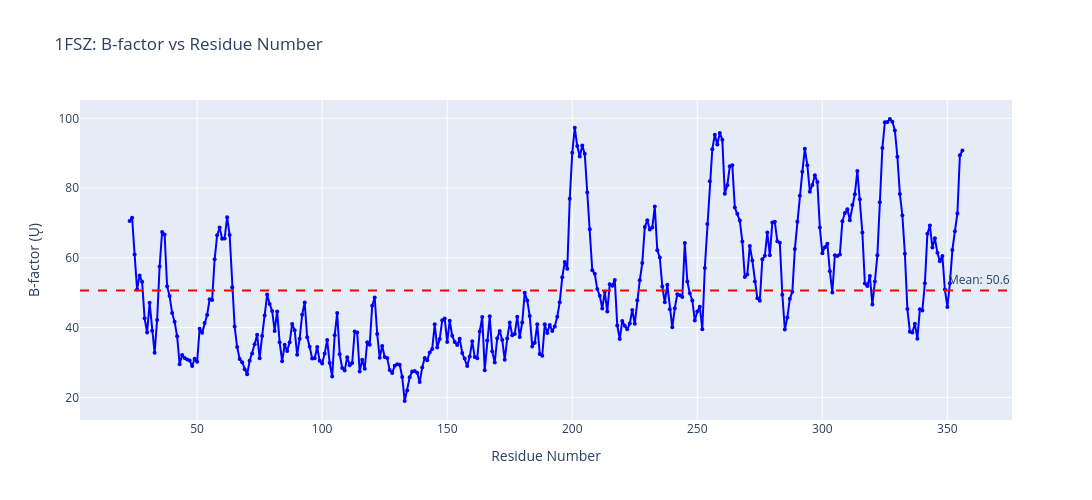

The cell this chart's notebook holds for it:
### Markdown cell above
**How you'd reason about this before plotting (a worked example of predict-first):**

1FSZ has an N-terminal GTPase domain (roughly residues 23-190, the tubulin-homolog
catalytic core) and a C-terminal domain (roughly residues 190-356). Before looking at any
numbers, the biologically motivated prediction is: the catalytic GTPase domain does the
core, conserved, GTP-binding/hydrolysis job — that kind of functional core is usually
**more rigid** (lower B-factor) than a more peripheral domain, which has more freedom to
move without breaking the protein's central function.

This is exactly the kind of prediction you should write down **before** running the plot
below, on your own protein, in the Your Turn section — being wrong is fine, the point is
to have a falsifiable guess on record before you see the answer.

### Code cell
# Simple B-factor vs Residue Number Plot with gaps
# Create complete sequence with None for missing residues
min_res = ca_atoms["residue_number"].min()
max_res = ca_atoms["residue_number"].max()

# Create a complete range of residue numbers
all_residues = list(range(min_res, max_res + 1))

# Create mapping of residue number to B-factor
bfactor_dict = dict(zip(ca_atoms["residue_number"], ca_atoms["b_factor"]))

# Create complete lists with None for missing residues
complete_bfactors = [bfactor_dict.get(res, None) for res in all_residues]

missing_count = complete_bfactors.count(None)
print(f"Residue range: {min_res} to {max_res}")
print(f"Present residues: {len(ca_atoms)}")
print(f"Missing residues: {missing_count}")

# Plot with None values (plotly will create gaps automatically)
fig = go.Figure()

fig.add_trace(
    go.Scatter(
        x=all_residues,
        y=complete_bfactors,
        mode="lines+markers",
        name="B-factor",
        line=dict(color="blue", width=2),
        marker=dict(size=4),
        connectgaps=False,  # This ensures gaps appear as breaks
    )
)

# Add mean line for reference
mean_bfactor = ca_atoms["b_factor"].mean()
fig.add_hline(
    y=mean_bfactor,
    line_dash="dash",
    line_color="red",
    annotation_text=f"Mean: {mean_bfactor:.1f}",
)

fig.update_layout(
    title="1FSZ: B-factor vs Residue Number",
    xaxis_title="Residue Number",
    yaxis_title="B-factor (Ų)",
    width=1200,
    height=500,
    showlegend=False,
)

fig.show()

# Check the prediction above directly: mean B-factor per domain
n_domain = ca_atoms[(ca_atoms["residue_number"] >= 23) & (ca_atoms["residue_number"] <= 190)]
c_domain = ca_atoms[(ca_atoms["residue_number"] >= 191) & (ca_atoms["residue_number"] <= 356)]

print(f"\nB-factor statistics:")
print(f"Mean: {mean_bfactor:.1f} Ų")
print(f"Range: {ca_atoms['b_factor'].min():.1f} - {ca_atoms['b_factor'].max():.1f} Ų")
print(f"\nN-terminal GTPase domain (23-190) mean B-factor: {n_domain['b_factor'].mean():.1f} Ų")
print(f"C-terminal domain (191-356) mean B-factor: {c_domain['b_factor'].mean():.1f} Ų")

### Figure 1 — Plotly figure (JSON) as saved in the notebook; plotly's stock layout.template omitted (floating-point values rounded to 4 significant figures; data arrays with more than 128 entries replaced by an {"elided": "..."} marker saying what was removed)
{"data": [{"connectgaps": false, "line": {"color": "blue", "width": 2}, "marker": {"size": 4}, "mode": "lines+markers", "name": "B-factor", "type": "scatter", "x": {"elided": "334 int values"}, "y": {"elided": "334 float values"}}], "layout": {"annotations": [{"showarrow": false, "text": "Mean: 50.6", "x": 1, "xanchor": "right", "xref": "x domain", "y": 50.65, "yanchor": "bottom", "yref": "y"}], "height": 500, "shapes": [{"line": {"color": "red", "dash": "dash"}, "type": "line", "x0": 0, "x1": 1, "xref": "x domain", "y0": 50.65, "y1": 50.65, "yref": "y"}], "showlegend": false, "title": {"text": "1FSZ: B-factor vs Residue Number"}, "width": 1200, "xaxis": {"title": {"text": "Residue Number"}}, "yaxis": {"title": {"text": "B-factor (Ų)"}}}}
